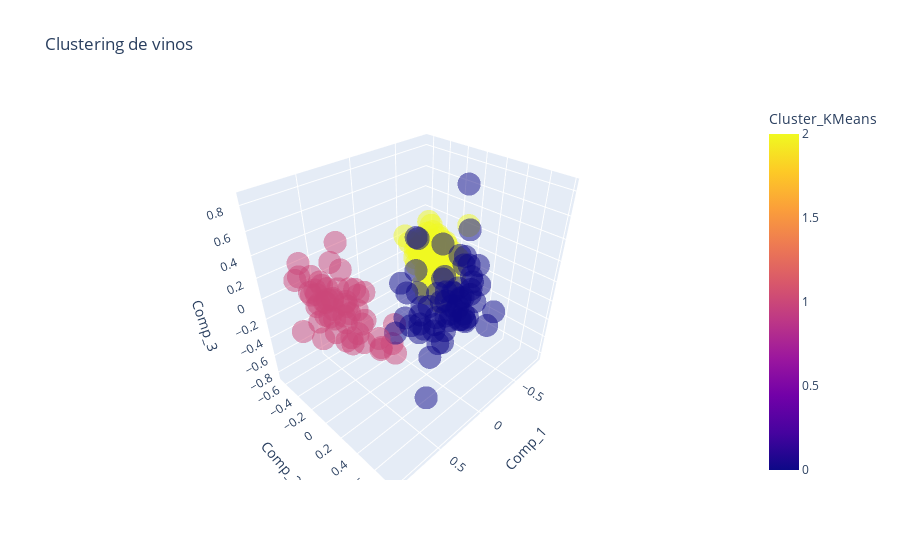

This figure's notebook cell:
### Code cell
fig = px.scatter_3d(pca_graf,
                    x='Comp_1',
                    y='Comp_2',
                    z='Comp_3',
                    color='Cluster_KMeans',
                    title='Clustering de vinos',
                    opacity=0.5)
                    #symbol=pca_graf.Cluster_KMeans
fig.show()

### Figure 1 — Plotly figure (JSON) as saved in the notebook; plotly's stock layout.template omitted (floating-point values rounded to 4 significant figures; data arrays with more than 128 entries replaced by an {"elided": "..."} marker saying what was removed)
{"data": [{"hovertemplate": "Comp_1=%{x}<br>Comp_2=%{y}<br>Comp_3=%{z}<br>Cluster_KMeans=%{marker.color}<extra></extra>", "legendgroup": "", "marker": {"color": {"elided": "178 int values"}, "coloraxis": "coloraxis", "opacity": 0.5, "symbol": "circle"}, "mode": "markers", "name": "", "scene": "scene", "showlegend": false, "type": "scatter3d", "x": {"elided": "178 float values"}, "y": {"elided": "178 float values"}, "z": {"elided": "178 float values"}}], "layout": {"coloraxis": {"colorbar": {"title": {"text": "Cluster_KMeans"}}, "colorscale": [[0, "#0d0887"], [0.1111, "#46039f"], [0.2222, "#7201a8"], [0.3333, "#9c179e"], [0.4444, "#bd3786"], [0.5556, "#d8576b"], [0.6667, "#ed7953"], [0.7778, "#fb9f3a"], [0.8889, "#fdca26"], [1, "#f0f921"]]}, "legend": {"tracegroupgap": 0}, "scene": {"domain": {"x": [0, 1], "y": [0, 1]}, "xaxis": {"title": {"text": "Comp_1"}}, "yaxis": {"title": {"text": "Comp_2"}}, "zaxis": {"title": {"text": "Comp_3"}}}, "title": {"text": "Clustering de vinos"}}}
